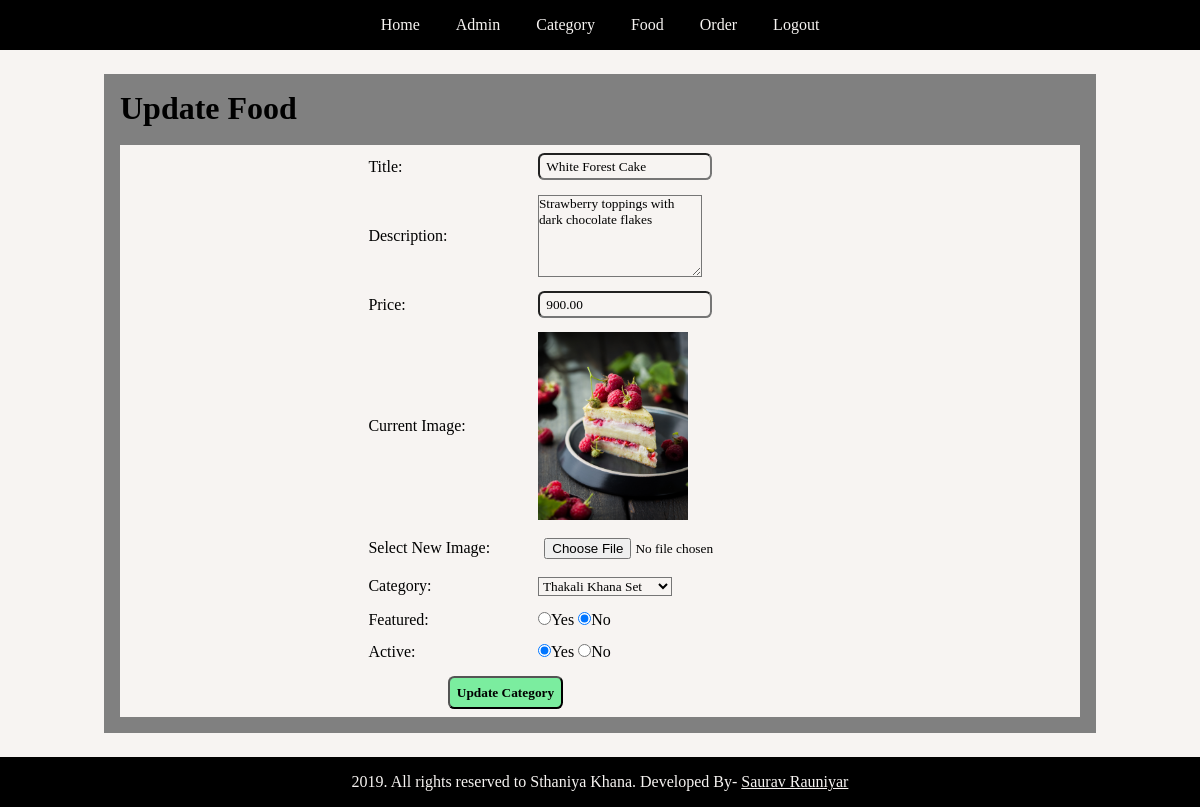
/admin/update-food.php?id=19&image_name=Food_name_654.jpg (signed in), run on the app's committed database.
### tables this page shows
CREATE TABLE `tbl_food` (
  `id` int(10) UNSIGNED NOT NULL,
  `title` varchar(100) NOT NULL,
  `description` text NOT NULL,
  `price` decimal(10,2) NOT NULL,
  `image_name` varchar(255) NOT NULL,
  `category_id` int(10) UNSIGNED NOT NULL,
  `featured` varchar(10) NOT NULL,
  `active` varchar(10) NOT NULL
);

### admin/update-food.php (the view, shortened to what this page needs)
<?php include('partials/navbar.php');?>
<?php
    if(isset($_GET['id']))
    {
        $id = $_GET['id'];
        $sql2 = "SELECT * FROM tbl_food WHERE id=$id";
        $res2 = mysqli_query($conn, $sql2);
        $row2 = mysqli_fetch_assoc($res2);
        $title = $row2['title'];
        $description = $row2['description'];
        $price = $row2['price'];
        $curr_img = $row2['image_name'];
        $current_category = $row2['category_id'];
        $featured = $row2['featured'];
        $active = $row2['active'];
    }
    else
    {
        header('location:'.SETURL.'admin/manage-food.php');
    }
?>
<div class="main-content">
    <div class="wrapper">
        <h1>Update Food</h1>
        <br>
        <form action="" method='POST' enctype='multipart/form-data'>
            <table class='tbl-30'>
                <tr>
                    <td>Title:</td>
                    <td>
                        <input type="text" name ='title' value="<?php echo $title;?>">
                    </td>
                </tr>
                <tr>
                    <td>Description:</td>
                    <td>
                        <textarea name="description"  cols="20" rows="5" ><?php echo $description;?></textarea>
                    </td>
                </tr>
                <tr>
                    <td>Price:</td>
                    <td>
                        <input type="number" name='price' value="<?php echo $price;?>">
                    </td>
                </tr>
                <tr>
                    <td>Current Image:</td>
                    <td>
                        <?php
                            if ($curr_img =="")
                            {
                                echo '<div class="error">Image not available.</div>';
                            }
                            else
                            {
                                ?>
                                <img src = '<?php echo SETURL;?>images/food/<?php echo $curr_img;?>' width='150px'>
                                <?php
                            }
                        ?>
                    </td>
                </tr>
                <tr>
                    <td>Select New Image:</td>
                    <td>
                        <input type="file" name='new_img'>
                    </td>
                </tr>
                <tr>
                    <td>Category:</td>
                    <td>
                        <select name="category">">
                            <?php
                                $sql = "SELECT * FROM tbl_food WHERE active='Yes'";
                                $res = mysqli_query($conn, $sql);
                                $count = mysqli_num_rows($res);
                                if ($count > 0)
                                {
                                    while ($row = mysqli_fetch_assoc($res))
                                    {
                                        $category_title = $row['title'];
                                        $category_id = $row['id'];
                                        ?>
                                        <option <?php if($current_category == $category_id) {echo "selected";}?> value="<?php echo $category_id;?>"><?php echo $category_title;?></option>
                                        <?php
                                    }
                                }
                                else
                                {
                                    echo '<option value = "0"> Category Not Available.</option>';
                                }
                            ?>
                        </select>
                    </td>
                </tr>
                <tr>
                    <td>Featured:</td>
                    <td>
                        <input <?php if($featured=="Yes") { echo "checked";}?> type="radio" name="featured" value='Yes'>Yes
                        <input <?php if($featured=="No") {echo "checked";}?> type="radio" name="featured" value='No'>No
                    </td>
                </tr>
                <tr>
                    <td>Active:</td>
                    <td>
                        <input <?php if($active == "Yes") {echo "checked" ;}?> type="radio" name="active" value='Yes'>Yes
                        <input <?php if($active == "No") {echo "checked" ;}?> type="radio" name="active" value='No'>No
                    </td>
                </tr>
                <tr>
                    <td colspan='2'>
                        <button type='submit' name='submit' class='btn-secondary'>Update Category</button>
                    </td>
                </tr>
            </table>
        </form>
    </div>
</div>
<?php include('partials/footer.php');?>

### css/admin.css (style rules this page uses)
* { margin: 0 0; padding: 0 0; font-family: 'Satisfy', cursive; background-color: #F7F4F2; color: black; }
.wrapper { padding: 1rem; width: 80vw; margin: 0 auto; }
.tbl-30 { width:40vw; height: 20vw; margin-left: 15rem; }
.tbl-30 input { padding: 0.2rem 0 0.2rem 0.4rem; border-radius: 0.4rem; }
.tbl-30 button { margin-left: 5rem; }
table tr td { padding: 0.4rem; text-align: left; }
.btn-secondary { background-color: #7bed9f ; color: black; padding: 0.4rem; text-decoration: none; font-weight: bold; border-radius: 0.4rem; }
.main-content { padding: 1.5rem 0; }
.main-content .wrapper { background-color: gray ; }
.main-content .wrapper h1 { background-color: gray ; }

### data on the page
tbl_food: title "White Forest Cake", description "Strawberry toppings with dark chocolate flakes", price "900.00", image_name (picture), featured "☑", active "☑"

### other printed values
form field category "Thakali Khana Set"
